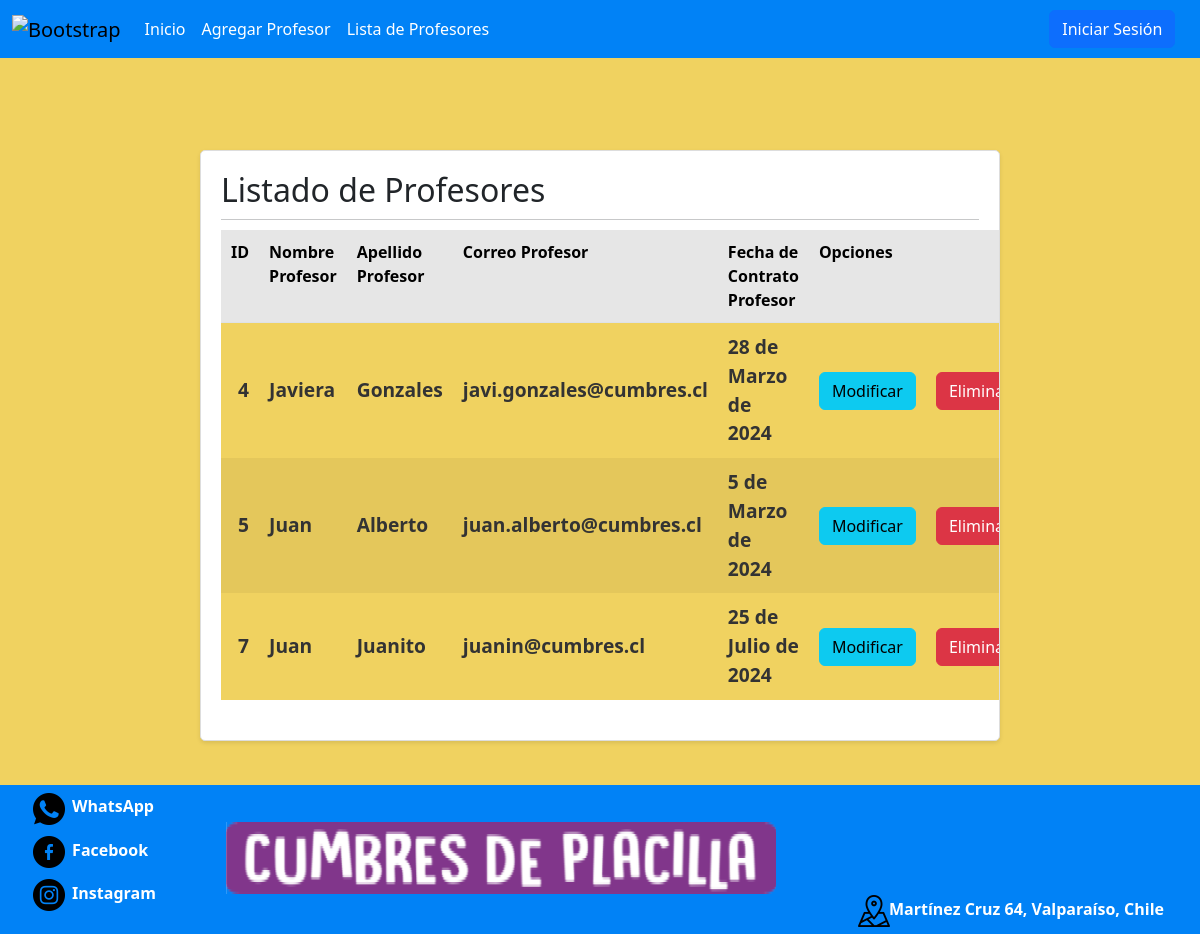
The app's page /SitioWeb/listarProfesor, older data.
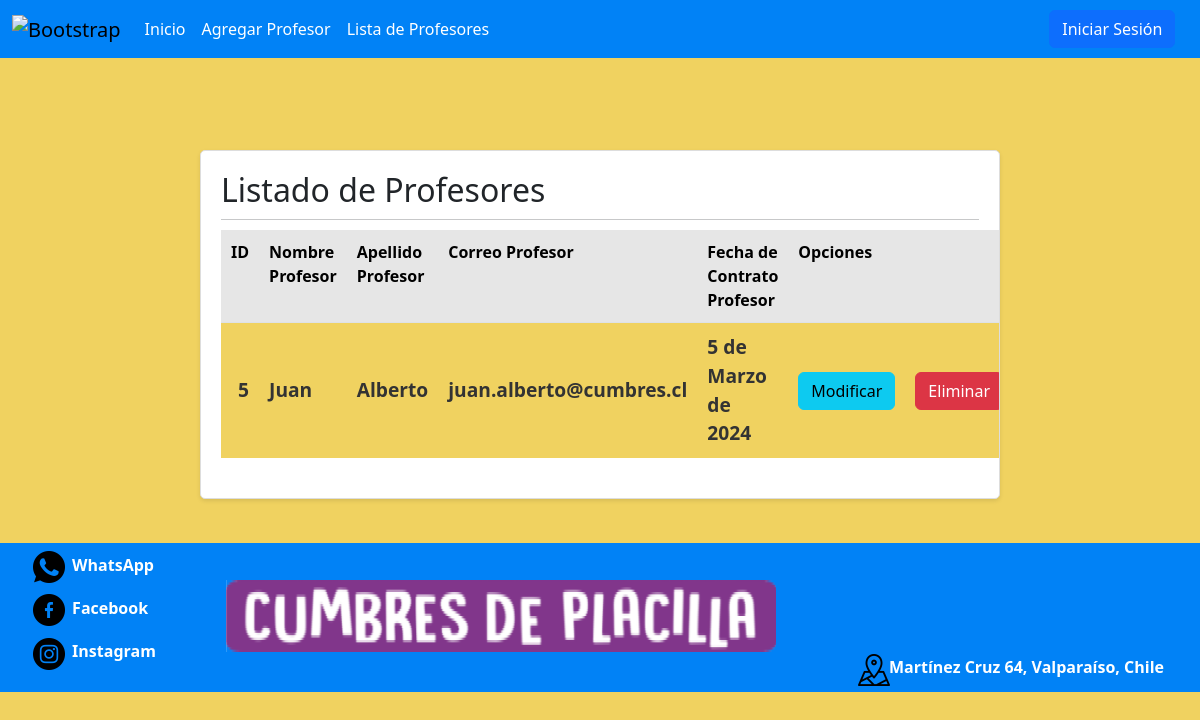
The same page, newer data.
### SitioWeb/models.py (models this page shows, shortened)
class Profesor(models.Model):
    nombre_prof = models.CharField(max_length=20)
    apellido_prof = models.CharField(max_length=20)
    correo_prof = models.EmailField(max_length=254)
    fec_contra_prof = models.DateField()
    class Meta:
        db_table = 'SitioWeb_profesor'

### SitioWeb/views.py (the view)
# urls.py: path('listarProfesor', listarProfesor, name='listarProfesor'),
def listarProfesor(request):
    listarProfesor = Profesor.objects.all()
    return render(request, 'paginas/listarProfesor.html', {'Profesor': listarProfesor})

### SitioWeb/templates/paginas/listarProfesor.html (shortened to what the changed rows need)
{% load static %}
<!DOCTYPE html>
<html lang="en">
<head>
 <link href="https://cdn.jsdelivr.net/npm/bootstrap@5.3.3/dist/css/bootstrap.min.css" rel="stylesheet">
 <link type='text/css' href="{%static "css/style.css"%}" rel="stylesheet" />
</head>
<body>
    <br><br><br>
  <main>
        <div class="card" id="listarProf">
            <div class="card-body">
                <h2>Listado de Profesores</h2>
                <table class="table table-striped table-hover">
                    <tr>
                        <th>ID</th>
                        <th>Nombre Profesor</th>
                        <th>Apellido Profesor</th>
                        <th>Correo Profesor</th>
                        <th>Fecha de Contrato Profesor</th>
                        <th colspan="2">Opciones</th>
                    </tr>
                    {% for p in Profesor %}
                    <tr>
                        <td>{{ p.id }}</td>
                        <td>{{ p.nombre_prof }}</td>
                        <td>{{ p.apellido_prof }}</td>
                        <td>{{ p.correo_prof }}</td>
                        <td>{{ p.fec_contra_prof }}</td>
                        <td><a href="modificarProfesor/{{p.id}}" class="btn btn-info">Modificar</a></td>
                        <td><a href="eliminarProfesor/{{p.id}}" class="btn btn-danger">Eliminar</a></td>
                    </tr>
                    {% endfor %}
                </table>
            </div>
        </div>
  </main>
  <br>
</body>
</html>

Row changes from the older to the newer data that the page shows:
removed Profesor: id "4", nombre_prof "Javiera", apellido_prof "Gonzales", correo_prof "javi.gonzales@cumbres.cl", fec_contra_prof "28 de Marzo de 2024"
removed Profesor: id "7", nombre_prof "Juan", apellido_prof "Juanito", correo_prof "juanin@cumbres.cl", fec_contra_prof "25 de Julio de 2024"
